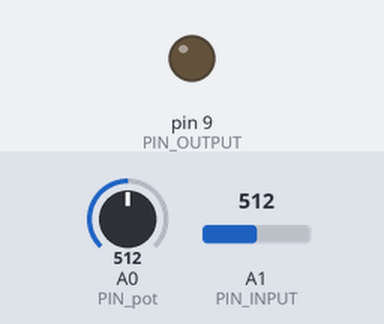
Recording of a sketch running on a simulated Arduino Uno, built with avr-gcc and run on an emulated ATmega328P. Shown: output pins drawn as LEDs (lit = HIGH). The test bench sets the inputs (shaded band); at power-on: A1 (PIN_INPUT) = 512, A0 (PIN_pot) = 512.

Above: at 1.2 s.
1.3 s: A1 (PIN_INPUT) set to 134
2.8 s: A1 (PIN_INPUT) set to 127
At 2.95 s:
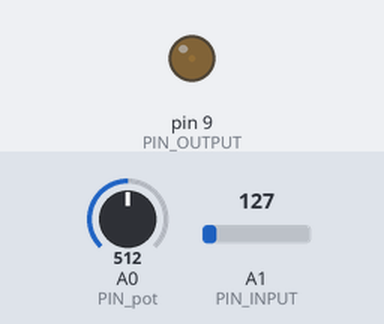
5.8 s: A0 (PIN_pot) set to 716
At 6.7 s:
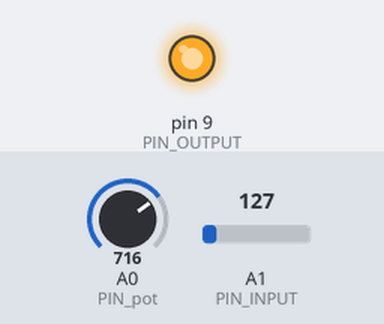
7.7 s: A0 (PIN_pot) set to 122
At 7.85 s:
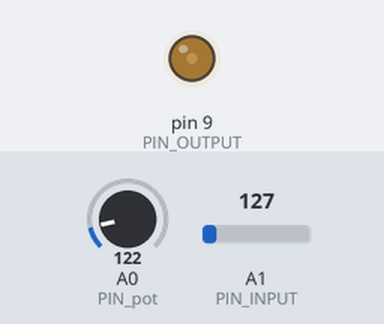
9.4 s: A1 (PIN_INPUT) set to 32
10.9 s: A1 (PIN_INPUT) set to 29
At 11.05 s:
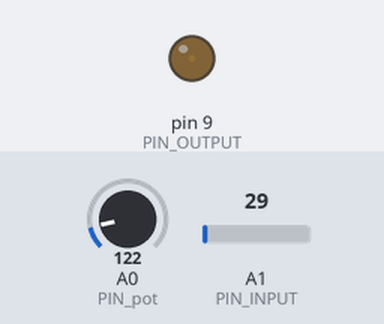
Timing chart, 0 to 14.9 s (numbered marks = the images above; inputs shaded):
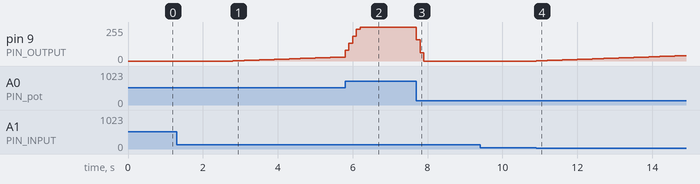

Measured:
- the behaviour switches between 30 and 29 on A1 (PIN_INPUT) (found by bisection; images 3 and 4)
- after the input at 1.3 s, every drawn part: stays the same
- after the input at 2.8 s, pin 9 (PIN_OUTPUT): moves from 0/255 to 30/255 over 2.9 s, starting at once
- after the input at 7.7 s, pin 9 (PIN_OUTPUT): 255/255 → 158/255 at once, → 61/255 0.10 s later, → 0/255 0.10 s later
- after the input at 9.4 s, every drawn part: stays the same
- after the input at 10.9 s, pin 9 (PIN_OUTPUT): moves from 0/255 to 40/255 over 3.9 s, starting at once

The sketch:

TP1_2.2.ino
```cpp
/********************************************************
 * PID Basic Example
 * Reading analog input 0 to control analog PWM output 3
 ********************************************************/

#include <PID_v1.h>

#define PIN_INPUT 1 //défini le port A1 pour la photorésistance
#define PIN_OUTPUT 9 //défini le port 9 pour la led
#define PIN_pot 0 //défini le port A0 pour le potentiomètre

int pot = 0; //Création de variable pot

double Setpoint, Input, Output; //défini les varaibles connectée entre eux

double Kp=0, Ki=10, Kd=0; //Caractéristique des paramètres
PID myPID(&Input, &Output, &Setpoint, Kp, Ki, Kd, DIRECT);

void setup()
{
  Input = analogRead(PIN_INPUT); //Input vaut la valeur lue en PIN_INPUT
  pinMode(PIN_pot, INPUT); //Initialistaion de PIN_pot en entrée

  myPID.SetMode(AUTOMATIC); //allume le PID
}

void loop()
{
  pot = analogRead(PIN_pot); //pot vaut la valeur lue en PIN_pot
  pot = pot/4; //pot vaut pot/4
  Setpoint = pot; //point de "sensibilité" en fonction de la valeur du potentiomètre
  Input = analogRead(PIN_INPUT); //Input vaut la valeur lue en PIN_INPUT
  myPID.Compute(); //PID en fonctionnement
  analogWrite(PIN_OUTPUT, Output); //écrire la valeur de PIN_OUTPUT en Output
}
```
